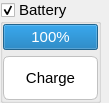
<?xml version="1.0" encoding="UTF-8"?>
<ui version="4.0">
 <class>batteryStatus</class>
 <widget class="QWidget" name="batteryStatus">
  <property name="geometry">
   <rect>
    <x>0</x>
    <y>0</y>
    <width>109</width>
    <height>103</height>
   </rect>
  </property>
  <property name="sizePolicy">
   <sizepolicy hsizetype="Maximum" vsizetype="Preferred">
    <horstretch>0</horstretch>
    <verstretch>0</verstretch>
   </sizepolicy>
  </property>
  <property name="minimumSize">
   <size>
    <width>100</width>
    <height>0</height>
   </size>
  </property>
  <property name="windowTitle">
   <string>Form</string>
  </property>
  <layout class="QVBoxLayout" name="BatteryLayout">
   <property name="spacing">
    <number>0</number>
   </property>
   <property name="margin">
    <number>0</number>
   </property>
   <item>
    <widget class="QGroupBox" name="batteryLevel">
     <property name="sizePolicy">
      <sizepolicy hsizetype="Maximum" vsizetype="Maximum">
       <horstretch>0</horstretch>
       <verstretch>0</verstretch>
      </sizepolicy>
     </property>
     <property name="minimumSize">
      <size>
       <width>0</width>
       <height>30</height>
      </size>
     </property>
     <property name="font">
      <font>
       <pointsize>11</pointsize>
      </font>
     </property>
     <property name="mouseTracking">
      <bool>true</bool>
     </property>
     <property name="inputMethodHints">
      <set>Qt::ImhNone</set>
     </property>
     <property name="title">
      <string>Battery</string>
     </property>
     <property name="flat">
      <bool>false</bool>
     </property>
     <property name="checkable">
      <bool>true</bool>
     </property>
     <property name="checked">
      <bool>true</bool>
     </property>
     <layout class="QVBoxLayout" name="batteryBoxLayout">
      <property name="spacing">
       <number>0</number>
      </property>
      <property name="margin">
       <number>0</number>
      </property>
      <item>
       <widget class="QFrame" name="frame">
        <property name="sizePolicy">
         <sizepolicy hsizetype="Maximum" vsizetype="Maximum">
          <horstretch>0</horstretch>
          <verstretch>0</verstretch>
         </sizepolicy>
        </property>
        <property name="styleSheet">
         <string notr="true"/>
        </property>
        <property name="frameShape">
         <enum>QFrame::NoFrame</enum>
        </property>
        <property name="frameShadow">
         <enum>QFrame::Plain</enum>
        </property>
        <layout class="QVBoxLayout" name="verticalLayout">
         <property name="spacing">
          <number>-1</number>
         </property>
         <property name="margin">
          <number>0</number>
         </property>
         <item>
          <widget class="CProgressBar" name="battery">
           <property name="sizePolicy">
            <sizepolicy hsizetype="Minimum" vsizetype="Fixed">
             <horstretch>0</horstretch>
             <verstretch>0</verstretch>
            </sizepolicy>
           </property>
           <property name="minimumSize">
            <size>
             <width>0</width>
             <height>25</height>
            </size>
           </property>
           <property name="value">
            <number>100</number>
           </property>
           <property name="alignment">
            <set>Qt::AlignCenter</set>
           </property>
          </widget>
         </item>
         <item>
          <widget class="QPushButton" name="charge">
           <property name="minimumSize">
            <size>
             <width>44</width>
             <height>44</height>
            </size>
           </property>
           <property name="styleSheet">
            <string notr="true">QPushButton{	
	background-color: rgb(255, 255, 255);
    border-style: outset;
    border-width: 1px;
    border-radius: 6px;
	border-color: rgb(193, 193, 193);
	border-style: solid;
	padding: 6px;
	
}
QPushButton:pressed {	
    border-style: solid;
	border-width: 1px;
    border-radius: 6px;
	background-color: rgb(48, 131, 251);
	color: rgb(255, 255, 255);
}

QPushButton:hover{
	border-color: rgb(164, 205, 255);
    border-radius: 6px;
	border-width: 3px;
	border-style: solid;
}</string>
           </property>
           <property name="text">
            <string>Charge</string>
           </property>
          </widget>
         </item>
        </layout>
       </widget>
      </item>
     </layout>
    </widget>
   </item>
  </layout>
 </widget>
 <customwidgets>
  <customwidget>
   <class>CProgressBar</class>
   <extends>QProgressBar</extends>
   <header>aui.mi.visual</header>
  </customwidget>
 </customwidgets>
 <resources/>
 <connections>
  <connection>
   <sender>batteryLevel</sender>
   <signal>clicked(bool)</signal>
   <receiver>frame</receiver>
   <slot>setVisible(bool)</slot>
   <hints>
    <hint type="sourcelabel">
     <x>80</x>
     <y>65</y>
    </hint>
    <hint type="destinationlabel">
     <x>80</x>
     <y>53</y>
    </hint>
   </hints>
  </connection>
 </connections>
</ui>
